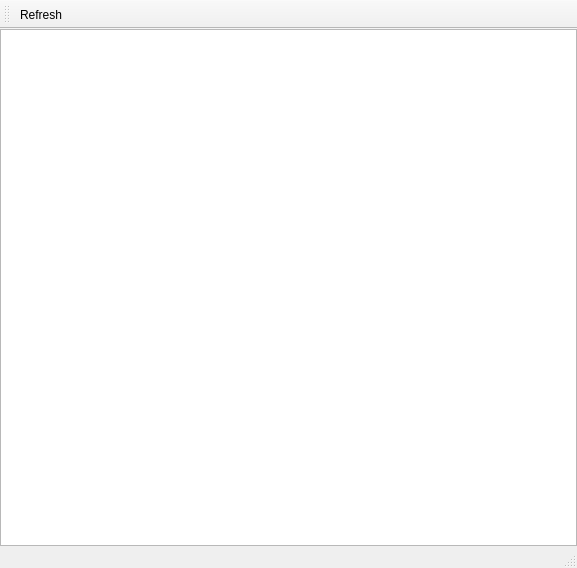
<?xml version="1.0" encoding="UTF-8"?>
<ui version="4.0">
 <class>MainWindow</class>
 <widget class="QMainWindow" name="MainWindow">
  <property name="geometry">
   <rect>
    <x>0</x>
    <y>0</y>
    <width>577</width>
    <height>568</height>
   </rect>
  </property>
  <property name="windowTitle">
   <string>MainWindow</string>
  </property>
  <widget class="QWidget" name="centralwidget">
   <layout class="QVBoxLayout" name="verticalLayout">
    <property name="spacing">
     <number>0</number>
    </property>
    <property name="leftMargin">
     <number>0</number>
    </property>
    <property name="topMargin">
     <number>0</number>
    </property>
    <property name="rightMargin">
     <number>0</number>
    </property>
    <property name="bottomMargin">
     <number>0</number>
    </property>
    <item>
     <widget class="QTableWidget" name="job_properties">
      <property name="editTriggers">
       <set>QAbstractItemView::NoEditTriggers</set>
      </property>
      <property name="alternatingRowColors">
       <bool>true</bool>
      </property>
      <property name="selectionMode">
       <enum>QAbstractItemView::NoSelection</enum>
      </property>
      <property name="selectionBehavior">
       <enum>QAbstractItemView::SelectRows</enum>
      </property>
      <attribute name="verticalHeaderVisible">
       <bool>false</bool>
      </attribute>
     </widget>
    </item>
   </layout>
  </widget>
  <widget class="QMenuBar" name="menubar">
   <property name="geometry">
    <rect>
     <x>0</x>
     <y>0</y>
     <width>577</width>
     <height>22</height>
    </rect>
   </property>
  </widget>
  <widget class="QStatusBar" name="statusbar"/>
  <widget class="QToolBar" name="toolBar">
   <property name="windowTitle">
    <string>toolBar</string>
   </property>
   <attribute name="toolBarArea">
    <enum>TopToolBarArea</enum>
   </attribute>
   <attribute name="toolBarBreak">
    <bool>false</bool>
   </attribute>
   <addaction name="action_refresh_view"/>
  </widget>
  <action name="action_refresh_view">
   <property name="icon">
    <iconset theme="view-refresh"/>
   </property>
   <property name="text">
    <string>Refresh</string>
   </property>
  </action>
 </widget>
 <resources/>
 <connections/>
</ui>
